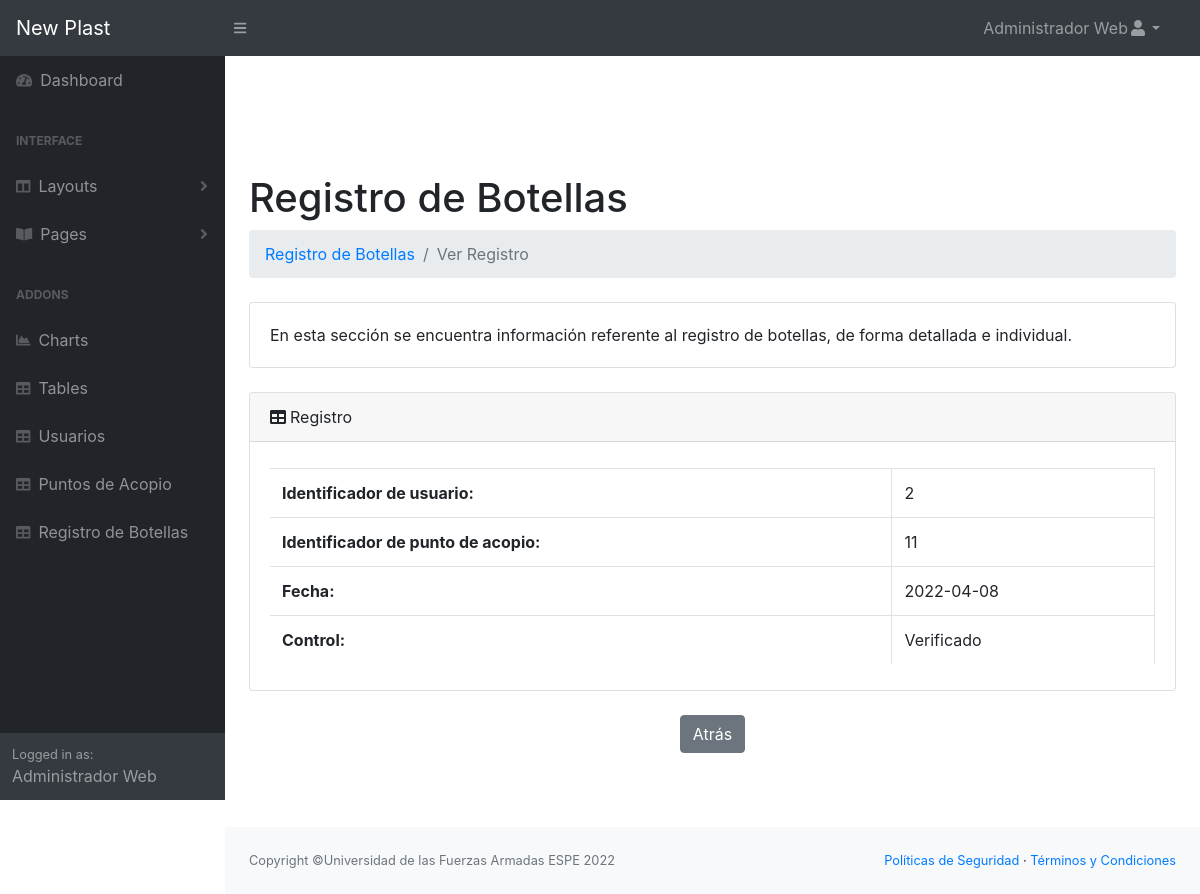
Screenshot of /sistema/ver_registrobotellas.php?view=9 (signed in) with the database file from the repository.
### tables this page shows
CREATE TABLE IF NOT EXISTS `cont_registro` (
  `id` int(10) NOT NULL AUTO_INCREMENT,
  `usuario` int(11) NOT NULL DEFAULT 0,
  `pto_acopio` int(11) NOT NULL DEFAULT 0,
  `fecha` date NOT NULL,
  `control` varchar(255) NOT NULL,
  PRIMARY KEY (`id`),
  KEY `FK_cont_registro_admin_profile` (`usuario`),
  KEY `FK_cont_registro_puntoacopio` (`pto_acopio`),
  CONSTRAINT `FK_cont_registro_usuario` FOREIGN KEY (`usuario`) REFERENCES `usuarios` (`id`) ON DELETE NO ACTION ON UPDATE NO ACTION,
  CONSTRAINT `FK_cont_registro_puntoacopio` FOREIGN KEY (`pto_acopio`) REFERENCES `punto_acopio` (`Id`) ON DELETE NO ACTION ON UPDATE NO ACTION
);

### sistema/ver_registrobotellas.php (the view, shortened to what this page needs)
<?php
	require 'conexion.php';
?>
<!DOCTYPE html>
<html lang="en">
    <head>
		<link href="css/styles.css" rel="stylesheet" />
		<link href="https://cdn.datatables.net/1.10.20/css/dataTables.bootstrap4.min.css" rel="stylesheet" />
	</head>
    <body class="sb-nav-fixed">
		<?php
			include('partials/header.php');
		?>
		<div id="layoutSidenav">
			<?php
				include('partials/sidebar.php');
			?>
			<div id="layoutSidenav_content">
				<main>
					<div class="container-fluid">
                    <h1 class="mt-4">Registro de Botellas</h1>
						<ol class="breadcrumb mb-4">
							<li class="breadcrumb-item"><a href="usuarios.php">Registro de Botellas</a></li>
							<li class="breadcrumb-item active">Ver Registro</li>
						</ol>
						<div class="card mb-4">
							<div class="card-body">En esta sección se encuentra información referente al registro de botellas, de forma detallada
								e individual.</div>
						</div>
						<div class="card mb-4">
							<div class="card-header"><i class="fas fa-table mr-1"></i>Registro</div>
							<div class="card-body">
								<div class="table-responsive">
                                <?php
                                $id= $_GET['view'];
								$query="SELECT * FROM cont_registro WHERE id=$id";
								$res= $mysqli->query($query);
								$viewData=$res->fetch_assoc();
								$fecha=$viewData['fecha'];
								$control=$viewData['control'];
								$usuarioDB=$viewData['usuario'];
								$pto_acopioDB=$viewData['pto_acopio'];
                                ?>
								<table class="table table-bordered" id="dataTable" width="100%" cellspacing="0">
                                <tr>
								<th>Identificador de usuario: </th><td><?php echo $usuarioDB; ?></td>
								<tr>
        						<th>Identificador de punto de acopio: </th><td><?php echo $pto_acopioDB; ?></td>
								<tr>
        						<th>Fecha: </th><td><?php echo $fecha; ?></td>
								<tr>
								<th>Control: </th><td><?php echo $control; ?></td>
									</table>
								</div>
							</div>
						</div>
							<div class="col text-right">
								<center>
								<a href="registro_botellas.php?" class="btn btn-secondary content-link1">Atrás </a>
								</center>
						    </div>
					</div>
				</main>
                <?php
                include('partials/footer.php');
                ?>
	</body>
</html>

### rows the page displays
cont_registro: usuario "2", pto_acopio "11", fecha "2022-04-08", control "Verificado"

### other values shown
$nombre "Administrador Web"
$_SESSION['nombre'] "Administrador Web"
